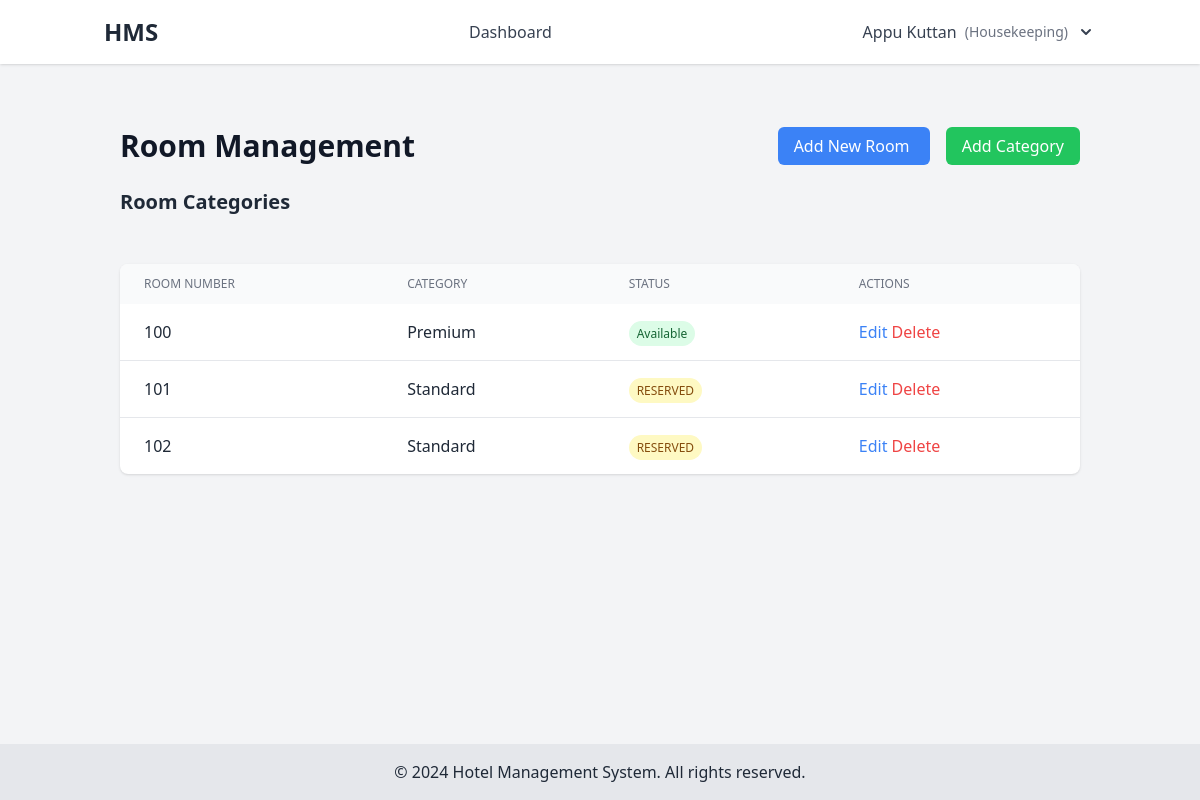
The app's page /room-management/ (signed in) with its own data.
### hms_app/models.py (models this page shows, shortened)
class User(AbstractUser):
    ADMIN = 'admin'
    MANAGER = 'manager'
    RECEPTIONIST = 'receptionist'
    HOUSEKEEPING = 'housekeeping'
    GUEST = 'guest'
    ROLE_CHOICES = [
        (ADMIN, 'Admin'),
        (MANAGER, 'Manager'),
        (RECEPTIONIST, 'Receptionist'),
        (HOUSEKEEPING, 'Housekeeping'),
        (GUEST, 'Guest'),
    ]
    role = models.CharField(max_length=20, choices=ROLE_CHOICES, default=GUEST)
    phone_number = models.CharField(max_length=15, blank=True)
    two_factor_enabled = models.BooleanField(default=False)
    two_factor_code = models.CharField(max_length=6, null=True, blank=True)

class Room(models.Model):
    ROOM_STATUS = [
        ('AVAILABLE', 'Available'),
        ('OCCUPIED', 'Occupied'),
        ('MAINTENANCE', 'Under Maintenance')
    ]
    room_number = models.CharField(max_length=10, unique=True)
    category = models.ForeignKey(RoomCategory, on_delete=models.PROTECT, related_name='rooms', null=True, blank=True)
    max_occupancy = models.PositiveIntegerField(default=2)
    bed_count = models.PositiveIntegerField(default=1)
    has_wifi = models.BooleanField(default=True)
    has_ac = models.BooleanField(default=True)
    status = models.CharField(max_length=20, choices=ROOM_STATUS, default='AVAILABLE')
    image = models.ImageField(upload_to='room_images/', null=True, blank=True)
    created_at = models.DateTimeField(default=timezone.now)
    updated_at = models.DateTimeField(auto_now=True)
    class Meta:
        ordering = ['room_number']

class RoomCategory(models.Model):
    name = models.CharField(max_length=50)
    base_price = models.DecimalField(max_digits=10, decimal_places=2)
    description = models.TextField(blank=True)
    class Meta:
        verbose_name_plural = "Room Categories"

### hms_app/views.py (the view)
# urls.py: path('room-management/', views.room_management, name='room_management'),
@login_required
def room_management(request):
    rooms = Room.objects.all()
    return render(request, 'admin/room_management.html', {'rooms': rooms})

### templates/admin/room_management.html (shortened to what this page needs)
{% extends 'base.html' %}
{% block content %}
<div class="container mx-auto px-4 py-8">
    <div class="flex justify-between items-center mb-6">
        <h1 class="text-3xl font-bold text-gray-900">Room Management</h1>
        <div class="space-x-4">
            <a href="{% url 'room_create' %}" class="bg-blue-500 text-white px-4 py-2 rounded-md hover:bg-blue-600">
                Add New Room
            </a>
            <a href="{% url 'category_create' %}" class="bg-green-500 text-white px-4 py-2 rounded-md hover:bg-green-600">
                Add Category
            </a>
        </div>
    </div>
    <div class="mb-8">
        <h2 class="text-xl font-semibold mb-4">Room Categories</h2>
    </div>
    <div class="bg-white rounded-lg shadow overflow-hidden">
        <table class="min-w-full">
            <thead class="bg-gray-50">
                <tr>
                    <th class="px-6 py-3 text-left text-xs font-medium text-gray-500 uppercase">Room Number</th>
                    <th class="px-6 py-3 text-left text-xs font-medium text-gray-500 uppercase">Category</th>
                    <th class="px-6 py-3 text-left text-xs font-medium text-gray-500 uppercase">Status</th>
                    <th class="px-6 py-3 text-left text-xs font-medium text-gray-500 uppercase">Actions</th>
                </tr>
            </thead>
            <tbody class="divide-y divide-gray-200">
                {% for room in rooms %}
                <tr>
                    <td class="px-6 py-4">{{ room.room_number }}</td>
                    <td class="px-6 py-4">{{ room.category.name }}</td>
                    <td class="px-6 py-4">
                        <span class="px-2 py-1 text-xs rounded-full
                            {% if room.status == 'AVAILABLE' %}bg-green-100 text-green-800
                            {% elif room.status == 'OCCUPIED' %}bg-red-100 text-red-800
                            {% else %}bg-yellow-100 text-yellow-800{% endif %}">
                            {{ room.get_status_display }}
                        </span>
                    </td>
                    <td class="px-6 py-4">
                        <a href="{% url 'edit_room' room.id %}" class="text-blue-500 hover:underline">Edit</a>
                        <a href="{% url 'delete_room' room.id %}" class="text-red-500 hover:underline">Delete</a>
                    </td>
                </tr>
                {% endfor %}
            </tbody>
        </table>
    </div>
</div>
{% endblock %}

### templates/base.html (shortened to what this page needs)
<!DOCTYPE html>
<html lang="en">
<head>
    <script src="https://cdn.tailwindcss.com"></script>
</head>
<body class="min-h-screen bg-gray-100 text-gray-800 flex flex-col">
    <header class="bg-white shadow">
        <div class="container mx-auto px-4 py-4 flex justify-between items-center">
            <a href="{% url 'dashboard' %}" class="text-2xl font-bold">HMS</a>
            <nav class="space-x-4">
                {% if user.is_authenticated %}
                {% if user.role == 'admin' %}
                <a href="{% url 'dashboard' %}" class="text-gray-700 hover:text-blue-500">Dashboard</a>
                <a href="{% url 'room_list' %}" class="text-gray-700 hover:text-blue-500">Rooms</a>
                <a href="{% url 'generate_reports' %}" class="text-gray-700 hover:text-blue-500">Reports</a>
                <a href="{% url 'payroll_summary' %}" class="text-gray-700 hover:text-blue-500">Payroll</a>
                {% elif user.role == 'receptionist' %}
                <a href="{% url 'dashboard' %}" class="text-gray-700 hover:text-blue-500">Dashboard</a>
                <a href="{% url 'booking_list' %}" class="text-gray-700 hover:text-blue-500">Reservations</a>
                {% elif user.role == 'housekeeping' %}
                <a href="{% url 'dashboard' %}" class="text-gray-700 hover:text-blue-500">Dashboard</a>
                {% else %}
                <a href="{% url 'dashboard' %}" class="text-gray-700 hover:text-blue-500">Dashboard</a>
                <a href="{% url 'booking_list' %}" class="text-gray-700 hover:text-blue-500">My Bookings</a>
                {% endif %}
                {% endif %}
            </nav>
            <div class="flex items-center">
                {% if user.is_authenticated %}
                <div x-data="{ open: false }" class="relative">
                    <button @click="open = !open" class="flex items-center space-x-2 text-gray-700 hover:text-blue-500">
                        <span>{{ user.get_full_name|default:user.username }}</span>
                        <span class="text-sm text-gray-500">({{ user.role|title }})</span>
                        <svg xmlns="http://www.w3.org/2000/svg" class="h-5 w-5" viewBox="0 0 20 20" fill="currentColor">
                            <path fill-rule="evenodd"
                                d="M5.293 7.293a1 1 0 011.414 0L10 10.586l3.293-3.293a1 1 0 111.414 1.414l-4 4a1 1 0 01-1.414 0l-4-4a1 1 0 010-1.414z"
                                clip-rule="evenodd" />
                        </svg>
                    </button>
                </div>
                {% else %}
                <div class="space-x-4">
                    <a href="{% url 'login' %}" class="text-blue-500 hover:underline">Login</a>
                    <a href="{% url 'register' %}" class="text-blue-500 hover:underline">Register</a>
                </div>
                {% endif %}
            </div>
        </div>
    </header>
    <main class="container mx-auto px-4 py-8 flex-grow">
        {% block content %}{% endblock %}
    </main>
    <footer class="bg-gray-200 text-center py-4 mt-auto">
        <p>&copy; {% now "Y" %} Hotel Management System. All rights reserved.</p>
    </footer>
</body>
</html>

### records on screen
User: get_full_name "Appu Kuttan", role "Housekeeping"
Room: room_number "100", category.name "Premium", status "Available"
Room: room_number "101", category.name "Standard", status "RESERVED"
Room: room_number "102", category.name "Standard", status "RESERVED"
